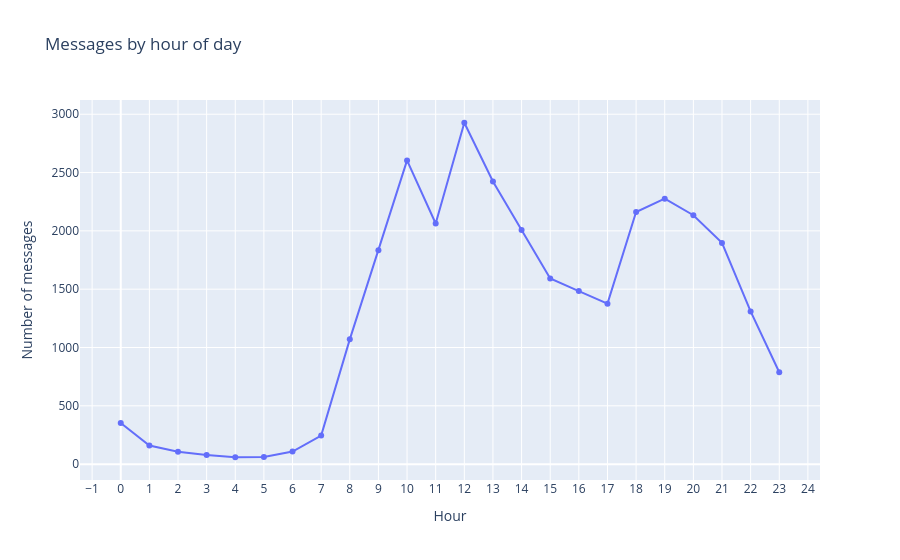

Here is the notebook cell this chart was saved with:
### Code cell
fig = px.line(
    messages_by_hour,
    x="hour",
    y="messages",
    markers=True,
    title="Messages by hour of day",
    labels={
        "hour": "Hour",
        "messages": "Number of messages"
    }
)

fig.update_xaxes(dtick=1)

fig.show()

### Figure 1 — Plotly figure (JSON) as saved in the notebook; plotly's stock layout.template omitted (floating-point values rounded to 4 significant figures)
{"data": [{"hovertemplate": "Hour=%{x}<br>Number of messages=%{y}<extra></extra>", "legendgroup": "", "line": {"color": "#636efa", "dash": "solid"}, "marker": {"symbol": "circle"}, "mode": "lines+markers", "name": "", "orientation": "v", "showlegend": false, "type": "scatter", "x": [0, 1, 2, 3, 4, 5, 6, 7, 8, 9, 10, 11, 12, 13, 14, 15, 16, 17, 18, 19, 20, 21, 22, 23], "xaxis": "x", "y": [353, 160, 106, 78, 59, 61, 108, 245, 1070, 1834, 2604, 2063, 2927, 2423, 2007, 1592, 1484, 1376, 2162, 2276, 2134, 1897, 1309, 788], "yaxis": "y"}], "layout": {"legend": {"tracegroupgap": 0}, "title": {"text": "Messages by hour of day"}, "xaxis": {"anchor": "y", "domain": [0, 1], "dtick": 1, "title": {"text": "Hour"}}, "yaxis": {"anchor": "x", "domain": [0, 1], "title": {"text": "Number of messages"}}}}
